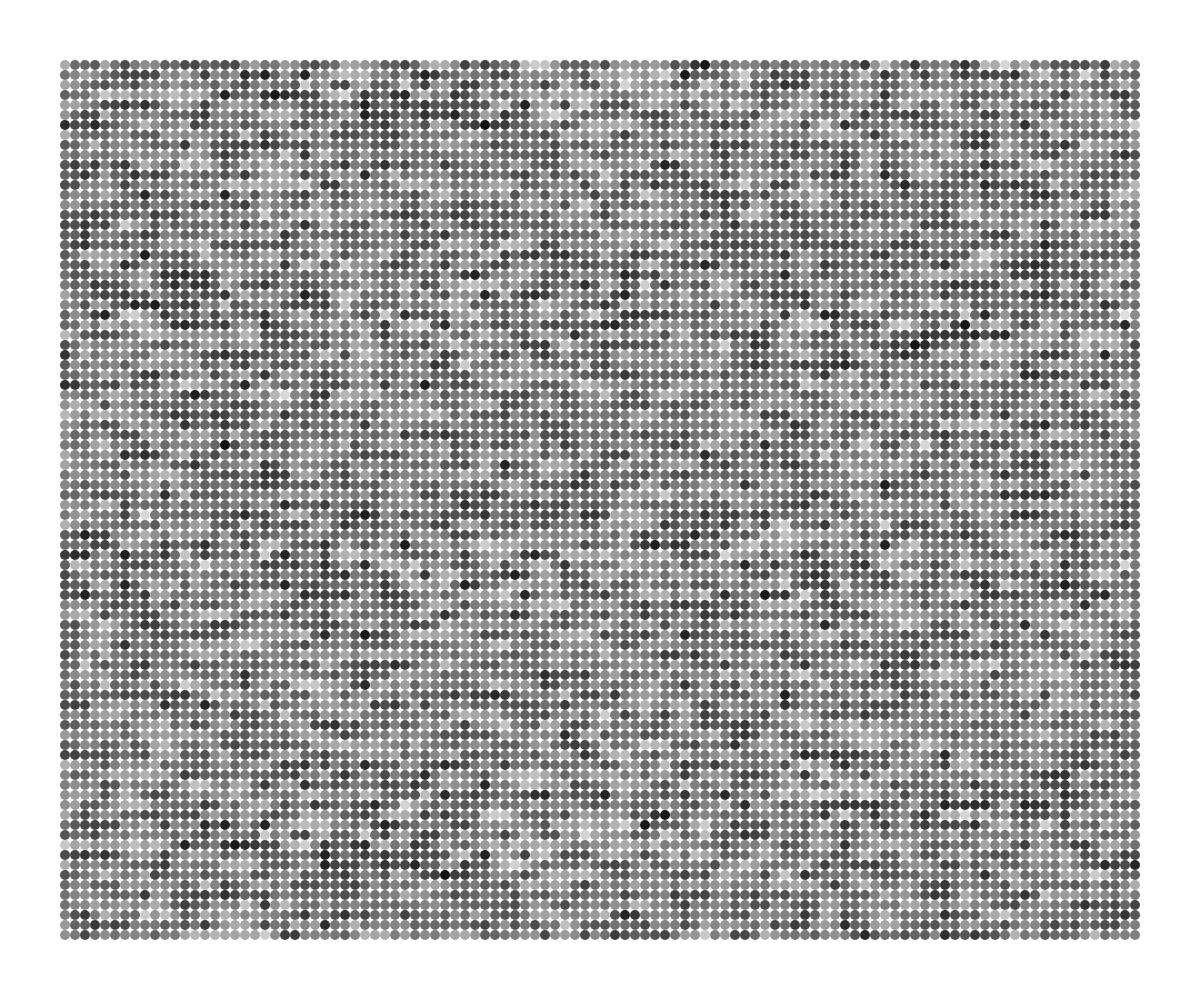
Frame 1 (no input)
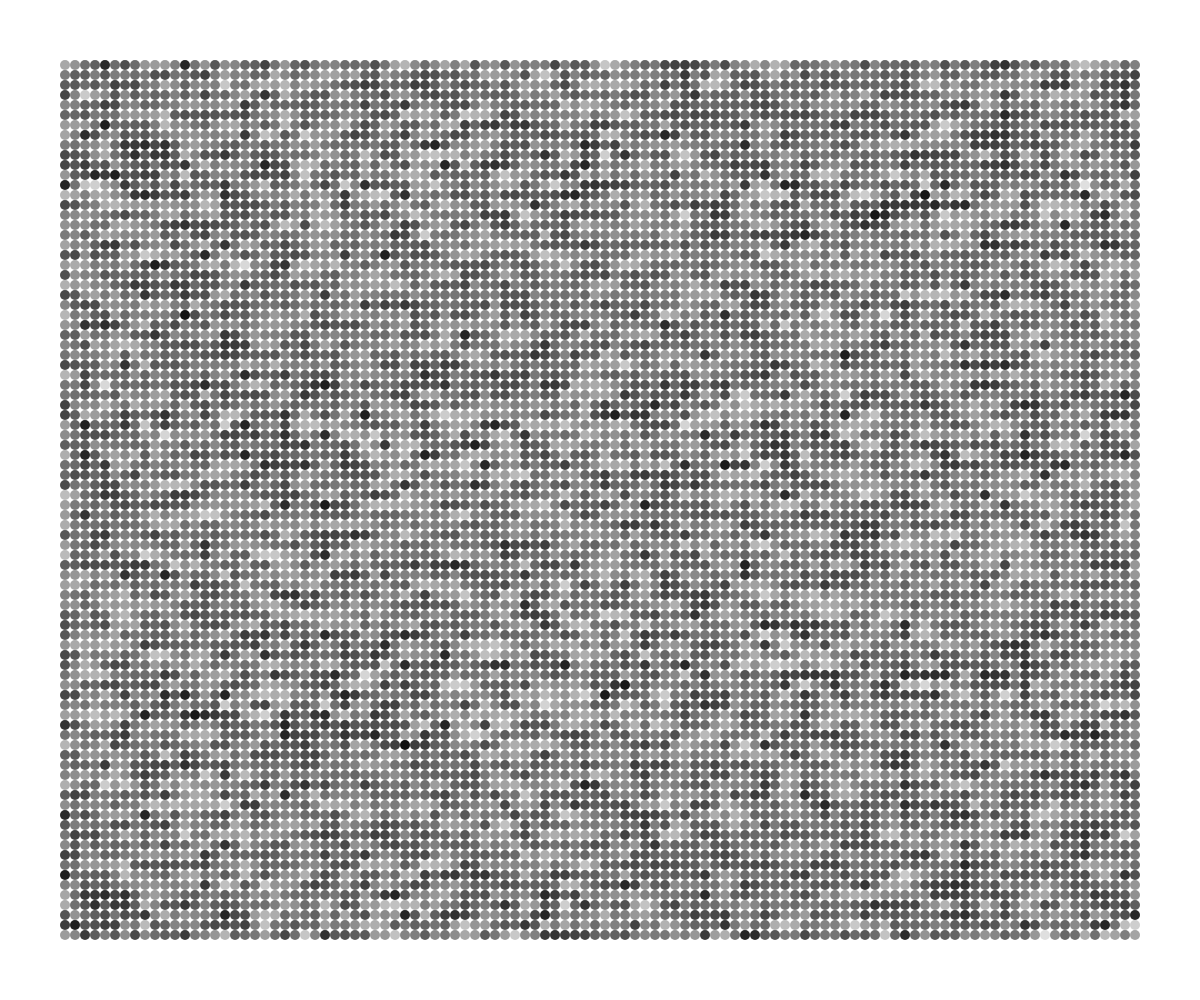
Frame 2 (the mouse pressed at the canvas centre, redrawn once)

The p5.js sketch that drew these frames (run headless with seeded random() and noise() and a simulated clock; the mouse was pressed at the canvas centre and the sketch redrawn once):

// p5.js sketch
// ── sketch.js
const totalWidth = window.innerWidth;
const totalHeight = window.innerHeight;

const relativeMargin = .05;
const margin = Math.max(totalWidth, totalHeight) * relativeMargin;

const width = totalWidth - (2 * margin);
const height = totalHeight - (2 * margin);
const originX = margin;
const originY = margin;

const cols = parseInt(width * .1);
const rows = parseInt(height * .1);

const cellWidth = width / cols;
const cellHeight = height / rows;

var xoff = 0;
var yoff = 0;
const xoffInc = .5;
const yoffInc = .04;

function setup() {
    createCanvas(totalWidth, totalHeight);
    noLoop();
}

function draw() {
    clear();
    noStroke();

    for (y = 0; y < rows; y++) {
        for (x = 0; x < cols; x++) {
            fill(map(noise(xoff, yoff), 0, 1, 0, 255));
            ellipse(
                originX + (x * cellWidth) + (cellWidth * .5),
                originY + (y * cellHeight) + (cellHeight * .5),
                cellWidth,
                cellHeight
            );
            xoff += xoffInc;
        }
        yoff += yoffInc;
    }
}
